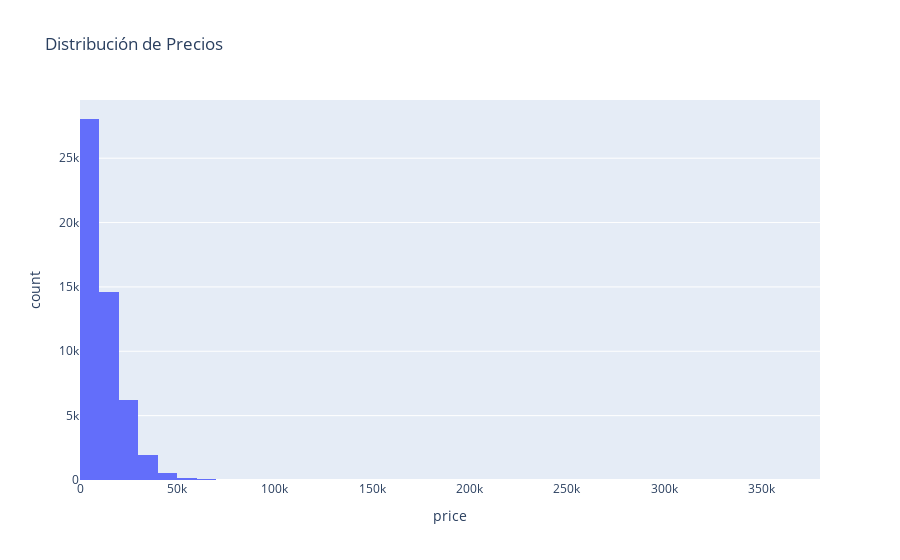

The cell this chart's notebook holds for it:
### Markdown cell above
### Histograma de Precios

Visualizamos la distribución de precios de los vehículos.  
Esto ayuda a identificar rangos más comunes y posibles valores atípicos.

### Code cell
fig_price = px.histogram(df, x='price', nbins=50, title='Distribución de Precios')
fig_price.show()

### Figure 1 — Plotly figure (JSON) as saved in the notebook; plotly's stock layout.template omitted (floating-point values rounded to 4 significant figures; data arrays with more than 128 entries replaced by an {"elided": "..."} marker saying what was removed)
{"data": [{"bingroup": "x", "hovertemplate": "price=%{x}<br>count=%{y}<extra></extra>", "legendgroup": "", "marker": {"color": "#636efa", "pattern": {"shape": ""}}, "name": "", "nbinsx": 50, "orientation": "v", "showlegend": false, "type": "histogram", "x": {"elided": "51525 int values"}, "xaxis": "x", "yaxis": "y"}], "layout": {"barmode": "relative", "legend": {"tracegroupgap": 0}, "title": {"text": "Distribución de Precios"}, "xaxis": {"anchor": "y", "domain": [0, 1], "title": {"text": "price"}}, "yaxis": {"anchor": "x", "domain": [0, 1], "title": {"text": "count"}}}}
